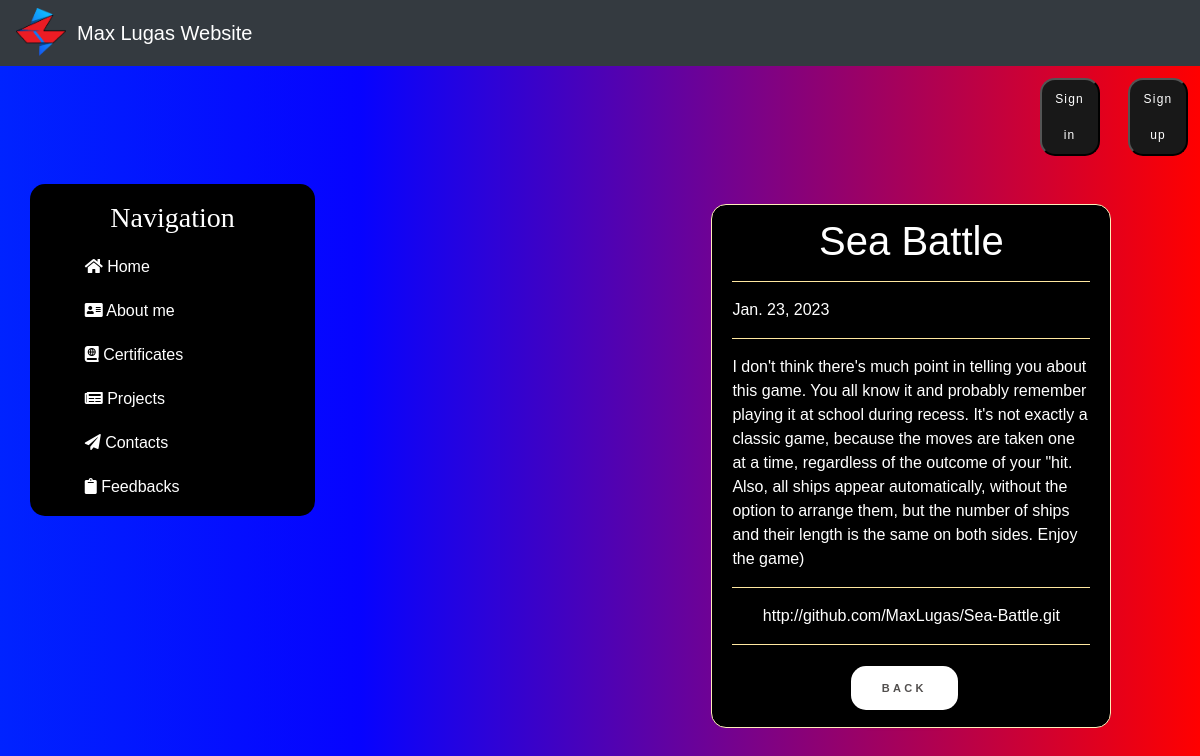
Screenshot of /project/2 with the database file from the repository.
### news/models.py (models this page shows, shortened)
class Articles(models.Model):
    title = models.CharField('Title', max_length=50)
    anons = models.CharField('Anons', max_length=250)
    content = models.TextField('Content')
    date = models.DateField('Date of publication', auto_now_add=True)
    link = models.URLField('Link to GitHub', default=None)
    class Meta:
        verbose_name = 'News'
        verbose_name_plural = "News"

### news/views.py (the view)
# urls.py: path('<int:pk>', views.NewsDetailView.as_view(), name='news-detail'),
class NewsDetailView(DetailView):
    model = Articles
    template_name = 'news/details_view.html'
    context_object_name = 'article'

### news/templates/news/details_view.html (shortened to what this page needs)
{% extends 'main/layout.html' %}
{% block content %}
    <div class="features">
        <div class="alert alert-warning">
            <h1>{{ article.title }}</h1>
            <hr>
            <p>{{ article.date }}</p>
            <hr>
            <p>{{ article.content }}</p>
            <hr>
            <p><a class="github" href="{{ article.link }}">{{ article.link }}</a></p>
            <hr>
            <a href="{% url 'news_home' %}" class="shine-button">Back</a>
        </div>
    </div>
{% endblock %}

### main/static/main/css/main.css (style rules this page uses)
body { background: rgb(0,35,255); background: linear-gradient(90deg, rgba(0,35,255,1) 0%, rgba(3,0,255,0.9893207282913166) 30%, rgba(255,0,0,1) 100%); font-family: 'Montserrat', sans-serif; }
.features { color: #fff; margin-left: 35%; text-align: center; width: 75%; }
.alert-warning { background-color: black; color: white; border-radius: 15px; width: 400px; margin: 20px 8%; text-align: left; }
.alert-warning h1 { text-align: center; }
.alert-warning .shine-button { margin-left: 33%; }
.alert-warning a.github { color: white; display: block; text-decoration: none; transition: transform .6s ease; text-align: center; }
.shine-button { text-decoration: none; display: inline-block; width: 30%; height: 4em; line-height: 4em; border-radius: 15px; margin: 5px; font-family: 'Montserrat', sans-serif; font-size: 11px; text-transform: uppercase; text-align: center; letter-spacing: .3em; font-weight: 600; color: #524f4e; background: white; box-shadow: 0 8px 15px rgba(0, 0, 0, .1); transition: .3s; }

### rows the page displays
Articles: title "Sea Battle", date "Jan. 23, 2023", content "I don't think there's much point in telling you about this game. You all know it and probably remember playing it at school during recess. It's not exactly a classic game, because the moves are taken one at a time, regardless of the outcome of your \"hit. Also, all ships appear automatically, without the option to arrange them, but the number of ships and their length is the same on both sides. Enjoy the game)", link "http://github.com/MaxLugas/Sea-Battle.git"
